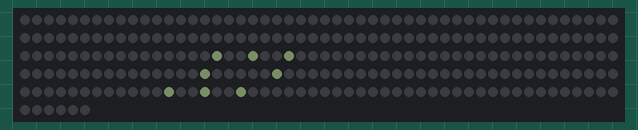
This sketch was run on a simulated Arduino Uno, built with avr-gcc and run on an emulated ATmega328P. Shown: 256 RGB LEDs in strip order, left to right, continuing on the next row. Dim RGB values are drawn brighter than linear; random numbers use the default seed unless the sketch sets one.

Above: at 0.52 s.
At 9.28 s:
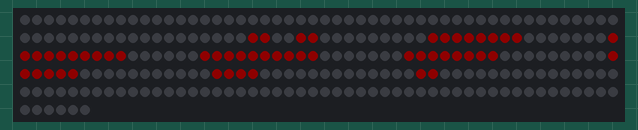
At 17.3 s:
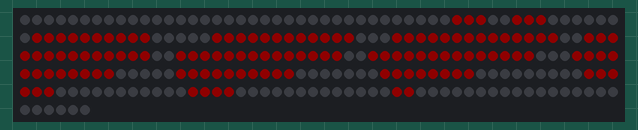
At 35.27 s:
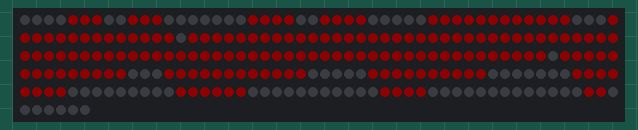

The sketch:

fireworks.ino
```cpp
#include <avr/pgmspace.h>  // Needed to store stuff in Flash using PROGMEM
#include "FastLED.h"       // Fastled library to control the LEDs
#include <time.h>

// How many leds are connected?
#define NUM_LEDS 256

// Define the Data Pin
#define DATA_PIN 5

// Define the array of leds
CRGB leds[NUM_LEDS];

const long Heart00[] PROGMEM =
{
0x000000, 0x000000, 0x000000, 0x000000, 0x000000, 0x000000, 0x000000, 0x000000, 0x000000, 0x000000, 0x000000, 0x000000, 0x000000, 0x000000, 0x000000, 0x000000,
0x000000, 0x000000, 0x000000, 0x000000, 0x000000, 0x000000, 0x000000, 0x000000, 0x000000, 0x000000, 0x000000, 0x000000, 0x000000, 0x000000, 0x000000, 0x000000,
0x000000, 0x000000, 0x000000, 0x000000, 0x000000, 0x000000, 0x000000, 0x000000, 0x000000, 0x000000, 0x000000, 0x000000, 0x000000, 0x000000, 0x000000, 0x000000,
0x000000, 0x000000, 0x000000, 0x000000, 0x000000, 0x000000, 0x000000, 0x000000, 0x000000, 0x000000, 0x000000, 0x000000, 0x000000, 0x000000, 0x000000, 0x000000,
0x000000, 0x000000, 0x000000, 0x000000, 0x000000, 0x000000, 0x000000, 0x000000, 0x000000, 0x000000, 0x000000, 0x000000, 0x000000, 0x000000, 0x000000, 0x000000,
0x000000, 0x000000, 0x000000, 0x000000, 0x000000, 0x000000, 0x000000, 0x000000, 0x000000, 0x000000, 0x000000, 0x000000, 0x000000, 0x000000, 0x000000, 0x000000,
0x000000, 0x000000, 0x000000, 0x000000, 0x000000, 0x000000, 0x000000, 0x000000, 0x000000, 0x000000, 0x000000, 0x000000, 0x000000, 0x000000, 0x000000, 0x000000,
0x000000, 0x000000, 0x000000, 0x000000, 0x000000, 0x000000, 0x000000, 0x000000, 0x000000, 0x000000, 0x000000, 0x000000, 0x000000, 0x000000, 0x000000, 0x000000,
0x000000, 0x000000, 0x000000, 0x000000, 0x000000, 0x000000, 0x000000, 0x000000, 0x000000, 0x000000, 0x000000, 0x000000, 0x000000, 0x000000, 0x000000, 0x000000,
0x000000, 0x000000, 0x000000, 0x000000, 0x000000, 0x000000, 0x000000, 0x000000, 0x000000, 0x000000, 0x000000, 0x000000, 0x000000, 0x000000, 0x000000, 0x000000,
0x000000, 0x000000, 0x000000, 0x000000, 0x000000, 0x000000, 0x000000, 0x000000, 0x000000, 0x000000, 0x000000, 0x000000, 0x000000, 0x000000, 0x000000, 0x000000,
0x000000, 0x000000, 0x000000, 0x000000, 0x000000, 0x000000, 0x000000, 0x000000, 0x000000, 0x000000, 0x000000, 0x000000, 0x000000, 0x000000, 0x000000, 0x000000,
0x000000, 0x000000, 0x000000, 0x000000, 0x000000, 0x000000, 0x000000, 0x000000, 0x000000, 0x000000, 0x000000, 0x000000, 0x000000, 0x000000, 0x000000, 0x000000,
0x000000, 0x000000, 0x000000, 0x000000, 0x000000, 0x000000, 0x000000, 0x000000, 0x000000, 0x000000, 0x000000, 0x000000, 0x000000, 0x000000, 0x000000, 0x000000,
0x000000, 0x000000, 0x000000, 0x000000, 0x000000, 0x000000, 0x000000, 0x000000, 0x000000, 0x000000, 0x000000, 0x000000, 0x000000, 0x000000, 0x000000, 0x000000,
0x000000, 0x000000, 0x000000, 0x000000, 0x000000, 0x000000, 0x000000, 0x000000, 0x000000, 0x000000, 0x000000, 0x000000, 0x000000, 0x000000, 0x000000, 0x000000
};

const long Heart01[] PROGMEM =
{
0x000000, 0x000000, 0x000000, 0x000000, 0x000000, 0x000000, 0x000000, 0x000000, 0x000000, 0x000000, 0x000000, 0x000000, 0x000000, 0x000000, 0x000000, 0x000000,
0x000000, 0x000000, 0x000000, 0x000000, 0x000000, 0x000000, 0x000000, 0x000000, 0x000000, 0x000000, 0x000000, 0x000000, 0x000000, 0x000000, 0x000000, 0x000000,
0x000000, 0x000000, 0x000000, 0x000000, 0x000000, 0x000000, 0x000000, 0x000000, 0x000000, 0x000000, 0x000000, 0x000000, 0x000000, 0x000000, 0x000000, 0x000000,
0x000000, 0x000000, 0x000000, 0x000000, 0x000000, 0x000000, 0x000000, 0x000000, 0x000000, 0x000000, 0x000000, 0x000000, 0x000000, 0x000000, 0x000000, 0x000000,
0x000000, 0x000000, 0x000000, 0x000000, 0x000000, 0x000000, 0x000000, 0x000000, 0x000000, 0x000000, 0x000000, 0x000000, 0x000000, 0x000000, 0x000000, 0x000000,
0x000000, 0x000000, 0x000000, 0x000000, 0x000000, 0xff0000, 0xff0000, 0x000000, 0x000000, 0xff0000, 0xff0000, 0x000000, 0x000000, 0x000000, 0x000000, 0x000000,
0x000000, 0x000000, 0x000000, 0x000000, 0xff0000, 0xff0000, 0xff0000, 0xff0000, 0xff0000, 0xff0000, 0xff0000, 0xff0000, 0x000000, 0x000000, 0x000000, 0x000000,
0x000000, 0x000000, 0x000000, 0x000000, 0xff0000, 0xff0000, 0xff0000, 0xff0000, 0xff0000, 0xff0000, 0xff0000, 0xff0000, 0x000000, 0x000000, 0x000000, 0x000000,
0x000000, 0x000000, 0x000000, 0x000000, 0x000000, 0xff0000, 0xff0000, 0xff0000, 0xff0000, 0xff0000, 0xff0000, 0x000000, 0x000000, 0x000000, 0x000000, 0x000000,
0x000000, 0x000000, 0x000000, 0x000000, 0x000000, 0x000000, 0xff0000, 0xff0000, 0xff0000, 0xff0000, 0x000000, 0x000000, 0x000000, 0x000000, 0x000000, 0x000000,
0x000000, 0x000000, 0x000000, 0x000000, 0x000000, 0x000000, 0x000000, 0xff0000, 0xff0000, 0x000000, 0x000000, 0x000000, 0x000000, 0x000000, 0x000000, 0x000000,
0x000000, 0x000000, 0x000000, 0x000000, 0x000000, 0x000000, 0x000000, 0x000000, 0x000000, 0x000000, 0x000000, 0x000000, 0x000000, 0x000000, 0x000000, 0x000000,
0x000000, 0x000000, 0x000000, 0x000000, 0x000000, 0x000000, 0x000000, 0x000000, 0x000000, 0x000000, 0x000000, 0x000000, 0x000000, 0x000000, 0x000000, 0x000000,
0x000000, 0x000000, 0x000000, 0x000000, 0x000000, 0x000000, 0x000000, 0x000000, 0x000000, 0x000000, 0x000000, 0x000000, 0x000000, 0x000000, 0x000000, 0x000000,
0x000000, 0x000000, 0x000000, 0x000000, 0x000000, 0x000000, 0x000000, 0x000000, 0x000000, 0x000000, 0x000000, 0x000000, 0x000000, 0x000000, 0x000000, 0x000000,
0x000000, 0x000000, 0x000000, 0x000000, 0x000000, 0x000000, 0x000000, 0x000000, 0x000000, 0x000000, 0x000000, 0x000000, 0x000000, 0x000000, 0x000000, 0x000000,
0x000000, 0x000000, 0x000000, 0x000000, 0x000000, 0x000000, 0x000000, 0x000000, 0x000000, 0x000000, 0x000000, 0x000000, 0x000000, 0x000000, 0x000000, 0x000000,
0x000000, 0x000000, 0x000000, 0x000000, 0x000000, 0x000000, 0x000000, 0x000000, 0x000000, 0x000000, 0x000000, 0x000000, 0x000000, 0x000000, 0x000000, 0x000000
};

const long Heart02[] PROGMEM =
{
0x000000, 0x000000, 0x000000, 0x000000, 0x000000, 0x000000, 0x000000, 0x000000, 0x000000, 0x000000, 0x000000, 0x000000, 0x000000, 0x000000, 0x000000, 0x000000,
0x000000, 0x000000, 0x000000, 0x000000, 0x000000, 0x000000, 0x000000, 0x000000, 0x000000, 0x000000, 0x000000, 0x000000, 0x000000, 0x000000, 0x000000, 0x000000,
0x000000, 0x000000, 0x000000, 0x000000, 0x000000, 0x000000, 0x000000, 0x000000, 0x000000, 0x000000, 0x000000, 0x000000, 0x000000, 0x000000, 0x000000, 0x000000,
0x000000, 0x000000, 0x000000, 0x000000, 0x000000, 0x000000, 0x000000, 0x000000, 0x000000, 0x000000, 0x000000, 0x000000, 0x000000, 0x000000, 0x000000, 0x000000,
0x000000, 0x000000, 0x000000, 0x000000, 0x000000, 0xff0000, 0xff0000, 0x000000, 0x000000, 0xff0000, 0xff0000, 0x000000, 0x000000, 0x000000, 0x000000, 0x000000,
0x000000, 0x000000, 0x000000, 0x000000, 0xff0000, 0xff0000, 0xff0000, 0xff0000, 0xff0000, 0xff0000, 0xff0000, 0xff0000, 0x000000, 0x000000, 0x000000, 0x000000,
0x000000, 0x000000, 0x000000, 0xff0000, 0xff0000, 0xff0000, 0xff0000, 0xff0000, 0xff0000, 0xff0000, 0xff0000, 0xff0000, 0xff0000, 0x000000, 0x000000, 0x000000,
0x000000, 0x000000, 0x000000, 0xff0000, 0xff0000, 0xff0000, 0xff0000, 0xff0000, 0xff0000, 0xff0000, 0xff0000, 0xff0000, 0xff0000, 0x000000, 0x000000, 0x000000,
0x000000, 0x000000, 0x000000, 0x000000, 0xff0000, 0xff0000, 0xff0000, 0xff0000, 0xff0000, 0xff0000, 0xff0000, 0xff0000, 0x000000, 0x000000, 0x000000, 0x000000,
0x000000, 0x000000, 0x000000, 0x000000, 0x000000, 0xff0000, 0xff0000, 0xff0000, 0xff0000, 0xff0000, 0xff0000, 0x000000, 0x000000, 0x000000, 0x000000, 0x000000,
0x000000, 0x000000, 0x000000, 0x000000, 0x000000, 0x000000, 0xff0000, 0xff0000, 0xff0000, 0xff0000, 0x000000, 0x000000, 0x000000, 0x000000, 0x000000, 0x000000,
0x000000, 0x000000, 0x000000, 0x000000, 0x000000, 0x000000, 0x000000, 0xff0000, 0xff0000, 0x000000, 0x000000, 0x000000, 0x000000, 0x000000, 0x000000, 0x000000,
0x000000, 0x000000, 0x000000, 0x000000, 0x000000, 0x000000, 0x000000, 0x000000, 0x000000, 0x000000, 0x000000, 0x000000, 0x000000, 0x000000, 0x000000, 0x000000,
0x000000, 0x000000, 0x000000, 0x000000, 0x000000, 0x000000, 0x000000, 0x000000, 0x000000, 0x000000, 0x000000, 0x000000, 0x000000, 0x000000, 0x000000, 0x000000,
0x000000, 0x000000, 0x000000, 0x000000, 0x000000, 0x000000, 0x000000, 0x000000, 0x000000, 0x000000, 0x000000, 0x000000, 0x000000, 0x000000, 0x000000, 0x000000,
0x000000, 0x000000, 0x000000, 0x000000, 0x000000, 0x000000, 0x000000, 0x000000, 0x000000, 0x000000, 0x000000, 0x000000, 0x000000, 0x000000, 0x000000, 0x000000
};

const long Heart03[] PROGMEM =
{
    0x000000,0x000000,0x000000,0x000000,0x000000,0x000000,0x000000,0x000000,0x000000,0x000000,0x000000,0x000000,0x000000,0x000000,0x000000,0x000000,
    0x000000,0x000000,0x000000,0x000000,0x000000,0x000000,0x000000,0x000000,0x000000,0x000000,0x000000,0x000000,0x000000,0x000000,0x000000,0x000000,
    0x000000,0x000000,0x000000,0x000000,0x000000,0x000000,0x000000,0x000000,0x000000,0x000000,0x000000,0x000000,0x000000,0x000000,0x000000,0x000000,
    0x000000,0x000000,0x000000,0x000000,0x000000,0xff0000,0xff0000,0x000000,0x000000,0xff0000,0xff0000,0x000000,0x000000,0x000000,0x000000,0x000000,
    0x000000,0x000000,0x000000,0x000000,0xff0000,0xff0000,0xff0000,0xff0000,0xff0000,0xff0000,0xff0000,0xff0000,0x000000,0x000000,0x000000,0x000000,
    0x000000,0x000000,0x000000,0xff0000,0xff0000,0xff0000,0xff0000,0xff0000,0xff0000,0xff0000,0xff0000,0xff0000,0xff0000,0x000000,0x000000,0x000000,
    0x000000,0x000000,0xff0000,0xff0000,0xff0000,0xff0000,0xff0000,0xff0000,0xff0000,0xff0000,0xff0000,0xff0000,0xff0000,0xff0000,0x000000,0x000000,
    0x000000,0x000000,0xff0000,0xff0000,0xff0000,0xff0000,0xff0000,0xff0000,0xff0000,0xff0000,0xff0000,0xff0000,0xff0000,0xff0000,0x000000,0x000000,
    0x000000,0x000000,0xff0000,0xff0000,0xff0000,0xff0000,0xff0000,0xff0000,0xff0000,0xff0000,0xff0000,0xff0000,0xff0000,0xff0000,0x000000,0x000000,
    0x000000,0x000000,0x000000,0xff0000,0xff0000,0xff0000,0xff0000,0xff0000,0xff0000,0xff0000,0xff0000,0xff0000,0xff0000,0x000000,0x000000,0x000000,
    0x000000,0x000000,0x000000,0x000000,0xff0000,0xff0000,0xff0000,0xff0000,0xff0000,0xff0000,0xff0000,0xff0000,0x000000,0x000000,0x000000,0x000000,
    0x000000,0x000000,0x000000,0x000000,0x000000,0xff0000,0xff0000,0xff0000,0xff0000,0xff0000,0xff0000,0x000000,0x000000,0x000000,0x000000,0x000000,
    0x000000,0x000000,0x000000,0x000000,0x000000,0x000000,0xff0000,0xff0000,0xff0000,0xff0000,0x000000,0x000000,0x000000,0x000000,0x000000,0x000000,
    0x000000,0x000000,0x000000,0x000000,0x000000,0x000000,0x000000,0xff0000,0xff0000,0x000000,0x000000,0x000000,0x000000,0x000000,0x000000,0x000000,
    0x000000,0x000000,0x000000,0x000000,0x000000,0x000000,0x000000,0x000000,0x000000,0x000000,0x000000,0x000000,0x000000,0x000000,0x000000,0x000000,
    0x000000,0x000000,0x000000,0x000000,0x000000,0x000000,0x000000,0x000000,0x000000,0x000000,0x000000,0x000000,0x000000,0x000000,0x000000,0x000000
};

const long Heart04[] PROGMEM = {
    0x000000,0x000000,0x000000,0x000000,0x000000,0x000000,0x000000,0x000000,0x000000,0x000000,0x000000,0x000000,0x000000,0x000000,0x000000,0x000000,
    0x000000,0x000000,0x000000,0x000000,0x000000,0x000000,0x000000,0x000000,0x000000,0x000000,0x000000,0x000000,0x000000,0x000000,0x000000,0x000000,
    0x000000,0x000000,0x000000,0x000000,0xff0000,0xff0000,0xff0000,0x000000,0x000000,0xff0000,0xff0000,0xff0000,0x000000,0x000000,0x000000,0x000000,
    0x000000,0x000000,0x000000,0xff0000,0xff0000,0xff0000,0xff0000,0xff0000,0xff0000,0xff0000,0xff0000,0xff0000,0xff0000,0x000000,0x000000,0x000000,
    0x000000,0x000000,0xff0000,0xff0000,0xff0000,0xff0000,0xff0000,0xff0000,0xff0000,0xff0000,0xff0000,0xff0000,0xff0000,0xff0000,0x000000,0x000000,
    0x000000,0xff0000,0xff0000,0xff0000,0xff0000,0xff0000,0xff0000,0xff0000,0xff0000,0xff0000,0xff0000,0xff0000,0xff0000,0xff0000,0xff0000,0x000000,
    0x000000,0xff0000,0xff0000,0xff0000,0xff0000,0xff0000,0xff0000,0xff0000,0xff0000,0xff0000,0xff0000,0xff0000,0xff0000,0xff0000,0xff0000,0x000000,
    0x000000,0xff0000,0xff0000,0xff0000,0xff0000,0xff0000,0xff0000,0xff0000,0xff0000,0xff0000,0xff0000,0xff0000,0xff0000,0xff0000,0xff0000,0x000000,
    0x000000,0xff0000,0xff0000,0xff0000,0xff0000,0xff0000,0xff0000,0xff0000,0xff0000,0xff0000,0xff0000,0xff0000,0xff0000,0xff0000,0xff0000,0x000000,
    0x000000,0x000000,0xff0000,0xff0000,0xff0000,0xff0000,0xff0000,0xff0000,0xff0000,0xff0000,0xff0000,0xff0000,0xff0000,0xff0000,0x000000,0x000000,
    0x000000,0x000000,0x000000,0xff0000,0xff0000,0xff0000,0xff0000,0xff0000,0xff0000,0xff0000,0xff0000,0xff0000,0xff0000,0x000000,0x000000,0x000000,
    0x000000,0x000000,0x000000,0x000000,0xff0000,0xff0000,0xff0000,0xff0000,0xff0000,0xff0000,0xff0000,0xff0000,0x000000,0x000000,0x000000,0x000000,
    0x000000,0x000000,0x000000,0x000000,0x000000,0xff0000,0xff0000,0xff0000,0xff0000,0xff0000,0xff0000,0x000000,0x000000,0x000000,0x000000,0x000000,
    0x000000,0x000000,0x000000,0x000000,0x000000,0x000000,0xff0000,0xff0000,0xff0000,0xff0000,0x000000,0x000000,0x000000,0x000000,0x000000,0x000000,
    0x000000,0x000000,0x000000,0x000000,0x000000,0x000000,0x000000,0xff0000,0xff0000,0x000000,0x000000,0x000000,0x000000,0x000000,0x000000,0x000000,
    0x000000,0x000000,0x000000,0x000000,0x000000,0x000000,0x000000,0x000000,0x000000,0x000000,0x000000,0x000000,0x000000,0x000000,0x000000,0x000000
};

const long Heart05[] PROGMEM =
{
    0x000000,0x000000,0x000000,0x000000,0xff0000,0xff0000,0xff0000,0x000000,0x000000,0xff0000,0xff0000,0xff0000,0x000000,0x000000,0x000000,0x000000,
    0x000000,0x000000,0x000000,0xff0000,0xff0000,0xff0000,0xff0000,0x000000,0x000000,0xff0000,0xff0000,0xff0000,0xff0000,0x000000,0x000000,0x000000,
    0x000000,0x000000,0xff0000,0xff0000,0xff0000,0xff0000,0xff0000,0xff0000,0xff0000,0xff0000,0xff0000,0xff0000,0xff0000,0xff0000,0x000000,0x000000,
    0x000000,0xff0000,0xff0000,0xff0000,0xff0000,0xff0000,0xff0000,0xff0000,0xff0000,0xff0000,0xff0000,0xff0000,0xff0000,0xff0000,0xff0000,0x000000,
    0xff0000,0xff0000,0xff0000,0xff0000,0xff0000,0xff0000,0xff0000,0xff0000,0xff0000,0xff0000,0xff0000,0xff0000,0xff0000,0xff0000,0xff0000,0xff0000,
    0xff0000,0xff0000,0xff0000,0xff0000,0xff0000,0xff0000,0xff0000,0xff0000,0xff0000,0xff0000,0xff0000,0xff0000,0xff0000,0xff0000,0xff0000,0xff0000,
    0xff0000,0xff0000,0xff0000,0xff0000,0xff0000,0xff0000,0xff0000,0xff0000,0xff0000,0xff0000,0xff0000,0xff0000,0xff0000,0xff0000,0xff0000,0xff0000,
    0xff0000,0xff0000,0xff0000,0xff0000,0xff0000,0xff0000,0xff0000,0xff0000,0xff0000,0xff0000,0xff0000,0xff0000,0xff0000,0xff0000,0xff0000,0xff0000,
    0xff0000,0xff0000,0xff0000,0xff0000,0xff0000,0xff0000,0xff0000,0xff0000,0xff0000,0xff0000,0xff0000,0xff0000,0xff0000,0xff0000,0xff0000,0xff0000,
    0x000000,0xff0000,0xff0000,0xff0000,0xff0000,0xff0000,0xff0000,0xff0000,0xff0000,0xff0000,0xff0000,0xff0000,0xff0000,0xff0000,0xff0000,0x000000,
    0x000000,0x000000,0xff0000,0xff0000,0xff0000,0xff0000,0xff0000,0xff0000,0xff0000,0xff0000,0xff0000,0xff0000,0xff0000,0xff0000,0x000000,0x000000,
    0x000000,0x000000,0x000000,0xff0000,0xff0000,0xff0000,0xff0000,0xff0000,0xff0000,0xff0000,0xff0000,0xff0000,0xff0000,0x000000,0x000000,0x000000,
    0x000000,0x000000,0x000000,0x000000,0xff0000,0xff0000,0xff0000,0xff0000,0xff0000,0xff0000,0xff0000,0xff0000,0x000000,0x000000,0x000000,0x000000,
    0x000000,0x000000,0x000000,0x000000,0x000000,0xff0000,0xff0000,0xff0000,0xff0000,0xff0000,0xff0000,0x000000,0x000000,0x000000,0x000000,0x000000,
    0x000000,0x000000,0x000000,0x000000,0x000000,0x000000,0xff0000,0xff0000,0xff0000,0xff0000,0x000000,0x000000,0x000000,0x000000,0x000000,0x000000,
    0x000000,0x000000,0x000000,0x000000,0x000000,0x000000,0x000000,0xff0000,0xff0000,0x000000,0x000000,0x000000,0x000000,0x000000,0x000000,0x000000
};

const int fullMatrix[16][16] PROGMEM = {
  {0,1,2,3,4,5,6,7,8,9,10,11,12,13,14,15},
  {31, 30, 29, 28, 27, 26, 25, 24, 23, 22, 21, 20, 19, 18, 17, 16},
  {32,33,34,35,36,37,38,39,40,41,42,43,44,45,46,47},
  {63, 62, 61, 60, 59, 58, 57, 56, 55, 54, 53, 52, 51, 50, 49, 48},
  {64,65,66,67,68,69,70,71,72,73,74,75,76,77,78,79},
  {95, 94, 93, 92, 91, 90, 89, 88, 87, 86, 85, 84, 83, 82, 81, 80},
  {96,97,98,99,100,101,102,103,104,105,106,107,108,109,110,111},
  {127, 126, 125, 124, 123, 122, 121, 120, 119, 118, 117, 116, 115, 114, 113, 112},
  {128,129,130,131,132,133,134,135,136,137,138,139,140,141,142,143},
  {159, 158, 157, 156, 155, 154, 153, 152, 151, 150, 149, 148, 147, 146, 145, 144},
  {160,161,162,163,164,165,166,167,168,169,170,171,172,173,174,175},
  {191, 190, 189, 188, 187, 186, 185, 184, 183, 182, 181, 180, 179, 178, 177, 176},
  {192,193,194,195,196,197,198,199,200,201,202,203,204,205,206,207},
  {223, 222, 221, 220, 219, 218, 217, 216, 215, 214, 213, 212, 211, 210, 209, 208},
  {224,225,226,227,228,229,230,231,232,233,234,235,236,237,238,239},
  {255, 254, 253, 252, 251, 250, 249, 248, 247, 246, 245, 244, 243, 242, 241, 240}
};

void setup() {
  srand(time(NULL));
  FastLED.addLeds<NEOPIXEL,DATA_PIN>(leds, NUM_LEDS);  // Init of the Fastled library
  FastLED.setBrightness(15);
}

void drawArray(long *arr){
  FastLED.clear();
  for(int i = 0; i < NUM_LEDS; i++) {
    leds[i] = pgm_read_dword(&(arr[i]));
  }
  FastLED.show();
  delay(200);
}

void drawHeart(){
  drawArray(Heart00);
  drawArray(Heart01);
  drawArray(Heart02);
  drawArray(Heart03);
  drawArray(Heart04);
  drawArray(Heart05);
}

void doFireworks(){
    const int height PROGMEM = (rand() % (11 + 1 - 4)) + 4;
    int startPosition PROGMEM = (rand() % (12 + 1 - 3)) + 3;
    int delayedBy PROGMEM = (rand() % (100 + 1 - 50)) + 50;
    int row = 0;
    int startPositionCopy = startPosition;

    // launch firework
    for(int i = 0; i < height; i++){
        FastLED.clear();

        int r = rand() % 254;
        int g = rand() % 254;
        int b = rand() % 254;

        row = 15 - i;
        int rowCopy = row;
        int spark = 1;
        leds[pgm_read_word(&(fullMatrix[row][startPosition]))] = CRGB(r, g, b);;

        if(i == (height - 1)){
          leds[pgm_read_word(&(fullMatrix[row][startPosition]))] = CRGB(r, g, b);;
          for(int j = 1; j <= 3; j++){
            FastLED.clear();
            r = rand() % 254;
            g = rand() % 254;
            b = rand() % 254;

            leds[pgm_read_word(&(fullMatrix[row + spark][startPosition - spark]))] = CRGB(r, g, b);
            leds[pgm_read_word(&(fullMatrix[row + spark][startPosition + spark]))] = CRGB(r, g, b);
            leds[pgm_read_word(&(fullMatrix[row - spark][startPosition - spark]))] = CRGB(r, g, b);
            leds[pgm_read_word(&(fullMatrix[row - spark][startPosition + spark]))] = CRGB(r, g, b);

            leds[pgm_read_word(&(fullMatrix[row + spark][startPosition]))] = CRGB(r, g, b);
            leds[pgm_read_word(&(fullMatrix[row - spark][startPosition]))] = CRGB(r, g, b);
            leds[pgm_read_word(&(fullMatrix[row][startPosition + spark]))] = CRGB(r, g, b);
            leds[pgm_read_word(&(fullMatrix[row][startPosition - spark]))] = CRGB(r, g, b);

            if(j >= 1 && j < 3){
                  r = rand() % 254;
                  g = rand() % 254;
                  b = rand() % 254;
              leds[pgm_read_word(&(fullMatrix[rowCopy + j][startPositionCopy]))] =  CRGB(r, g, b);
              leds[pgm_read_word(&(fullMatrix[rowCopy - j][startPositionCopy]))] =  CRGB(r, g, b);
              leds[pgm_read_word(&(fullMatrix[rowCopy][startPositionCopy + j]))] =  CRGB(r, g, b);
              leds[pgm_read_word(&(fullMatrix[rowCopy][startPositionCopy - j]))] =  CRGB(r, g, b);
            }

            FastLED.show();
            delay(delayedBy);
            spark++;
          }
        }
        FastLED.show();
        delay(delayedBy);
    }
}

void displayXTimes(void (*f)(void), int times){
  for(int passtime = 0; passtime < times; passtime++) { // Display it X times
     f();
  }
}

void loop() {
  displayXTimes(doFireworks, 8);
  displayXTimes(drawHeart, 8);
}
```
